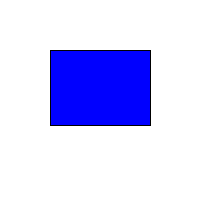
Frame 1 (no input)
Frame 60 (the mouse pressed at the canvas centre just before this capture): identical to frame 1, image omitted
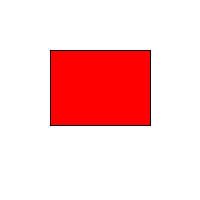
Frame 120 (the mouse held since frame 60 and released just before this capture)

The Processing sketch that drew these frames (run headless with seeded random() and noise(); from frame 60 on, the mouse is pressed at the canvas centre):

// Processing sketch: Helton_S6_A5
// ── Helton_S6_A5.pde
//Tanner Helton
int x = 50;
int y = 50;
int w = 100;
int h = 75;

void setup() {
  size(200, 200);
}
void draw() {
  background(255);
  stroke(0);

  if (mouseX > x && mouseX < x + w && mouseY > y && mouseY < y + h) {
    fill(255, 0, 0);
  } else {
    fill(0, 0, 255);
  }
  rect(x, y, w, h);
}
